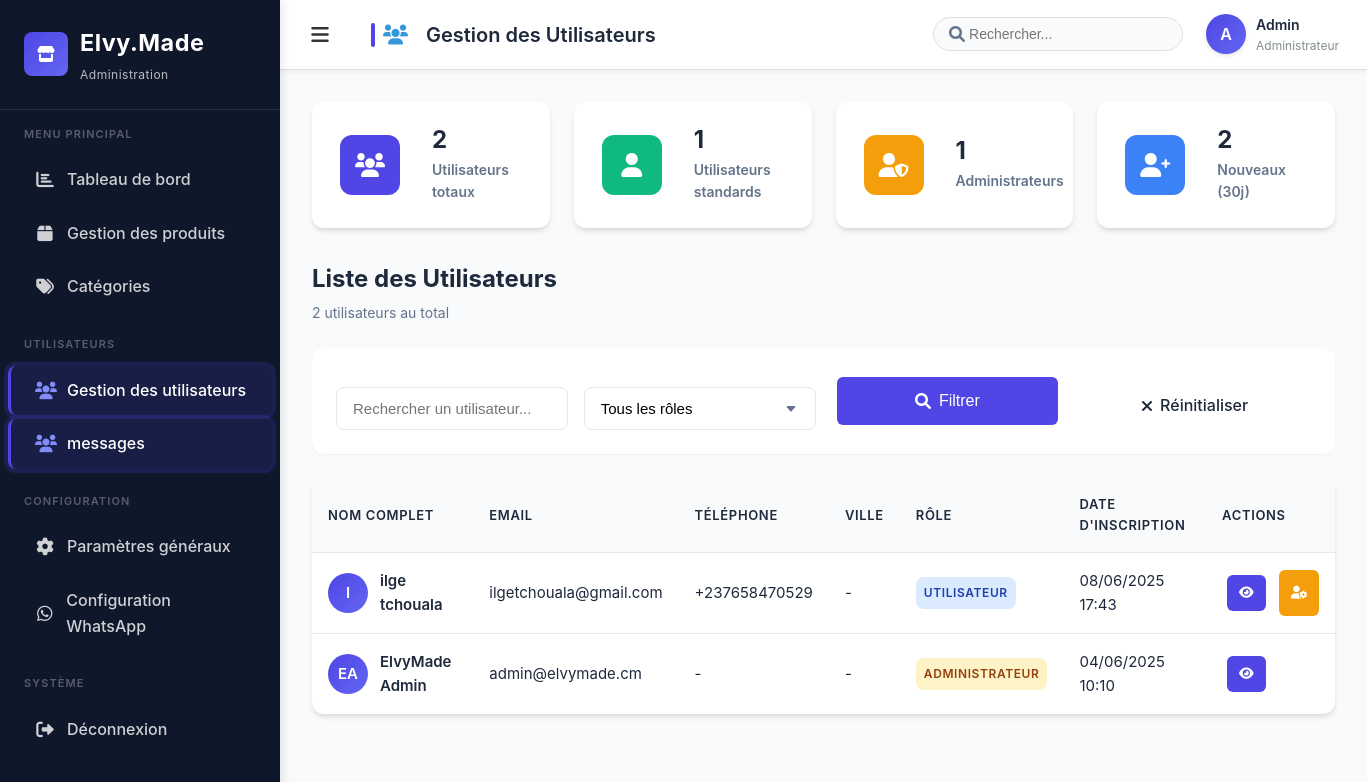
The page /admin/users/list.php (signed in) on the database its author committed.
### tables this page shows
CREATE TABLE `users` (
  `id` int NOT NULL,
  `nom` varchar(100) NOT NULL,
  `prenom` varchar(100) DEFAULT NULL,
  `email` varchar(100) NOT NULL,
  `telephone` varchar(20) DEFAULT NULL,
  `ville` varchar(50) DEFAULT NULL,
  `password` varchar(255) NOT NULL,
  `role` enum('user','admin') DEFAULT 'user',
  `avatar` varchar(255) DEFAULT NULL,
  `email_verified` tinyint(1) DEFAULT '0',
  `status` enum('active','inactive','banned') DEFAULT 'active',
  `created_at` timestamp NULL DEFAULT CURRENT_TIMESTAMP,
  `updated_at` timestamp NULL DEFAULT CURRENT_TIMESTAMP ON UPDATE CURRENT_TIMESTAMP,
  `last_login` datetime DEFAULT NULL COMMENT 'Date et heure de la dernière connexion de l''utilisateur'
);

### includes/functions.php (called while the page is built, shortened)
<?php
function formatDateFrench($date, $format = 'd/m/Y à H:i') {
    $timestamp = strtotime($date);
    return date($format, $timestamp);
}
?>

### admin/users/list.php (the view, shortened to what this page needs)
<?php
require_once '../../includes/functions.php';
$db = getDBConnection();
$search = isset($_GET['search']) ? sanitizeInput($_GET['search']) : '';
$page = isset($_GET['page']) ? max(1, (int)$_GET['page']) : 1;
$items_per_page = 20;
$where_conditions = [];
$params = [];
$where_clause = !empty($where_conditions) ? 'WHERE ' . implode(' AND ', $where_conditions) : '';
$count_sql = "SELECT COUNT(*) FROM users $where_clause";
$count_stmt = $db->prepare($count_sql);
$count_stmt->execute($params);
$total_users = $count_stmt->fetchColumn();
$offset = ($page - 1) * $items_per_page;
$sql = "
    SELECT * FROM users
    $where_clause
    ORDER BY created_at DESC
    LIMIT $items_per_page OFFSET $offset
";
$stmt = $db->prepare($sql);
$stmt->execute($params);
$users = $stmt->fetchAll();
$stats_stmt = $db->query("
    SELECT
        COUNT(*) as total,
        SUM(CASE WHEN role = 'admin' THEN 1 ELSE 0 END) as admins,
        SUM(CASE WHEN role = 'user' THEN 1 ELSE 0 END) as users_count,
        SUM(CASE WHEN created_at >= DATE_SUB(NOW(), INTERVAL 30 DAY) THEN 1 ELSE 0 END) as recent
    FROM users
");
$stats = $stats_stmt->fetch();
?>
<!DOCTYPE html>
<html lang="fr">
<head>
    <link rel="stylesheet" href="../../assets/css/style.css">
    <link rel="stylesheet" href="../../assets/css/admin.css">
    <link rel="stylesheet" href="../../assets/css/responsive.css">
    <link rel="stylesheet" href="https://cdnjs.cloudflare.com/ajax/libs/font-awesome/6.0.0/css/all.min.css">
</head>
<body>
    <div class="admin-layout">
        <?php include '../includes/sidebar.php'; ?>
        <main class="admin-main">
            <?php include '../includes/header.php'; ?>
            <div class="admin-content">
                <div class="stats-grid">
                    <div class="stat-card">
                        <div class="stat-icon primary">
                            <i class="fas fa-users"></i>
                        </div>
                        <div class="stat-content">
                            <h3><?php echo $stats['total']; ?></h3>
                            <p>Utilisateurs totaux</p>
                        </div>
                    </div>
                    <div class="stat-card">
                        <div class="stat-icon success">
                            <i class="fas fa-user"></i>
                        </div>
                        <div class="stat-content">
                            <h3><?php echo $stats['users_count']; ?></h3>
                            <p>Utilisateurs standards</p>
                        </div>
                    </div>
                    <div class="stat-card">
                        <div class="stat-icon warning">
                            <i class="fas fa-user-shield"></i>
                        </div>
                        <div class="stat-content">
                            <h3><?php echo $stats['admins']; ?></h3>
                            <p>Administrateurs</p>
                        </div>
                    </div>
                    <div class="stat-card">
                        <div class="stat-icon info">
                            <i class="fas fa-user-plus"></i>
                        </div>
                        <div class="stat-content">
                            <h3><?php echo $stats['recent']; ?></h3>
                            <p>Nouveaux (30j)</p>
                        </div>
                    </div>
                </div>
                <div class="content-header">
                    <div class="content-title">
                        <h2>Liste des Utilisateurs</h2>
                        <p><?php echo $total_users; ?> utilisateur<?php echo $total_users > 1 ? 's' : ''; ?> au total</p>
                    </div>
                </div>
                <div class="filters-container">
                    <form method="GET" action="list.php" class="filters-form">
                        <div class="filter-group">
                            <input type="text" name="search" placeholder="Rechercher un utilisateur..."
                                value="<?php echo htmlspecialchars($search); ?>" class="filter-input">
                        </div>
                        <div class="filter-group">
                            <select name="role" class="filter-select">
                                <option value="">Tous les rôles</option>
                            </select>
                        </div>
                        <button type="submit" class="btn btn-admin-primary">
                            <i class="fas fa-search"></i>
                            Filtrer
                        </button>
                        <a href="list.php" class="btn btn-admin-outline">
                            <i class="fas fa-times"></i>
                            Réinitialiser
                        </a>
                    </form>
                </div>
                <div class="admin-table-container">
                    <table class="admin-table">
                        <thead>
                            <tr>
                                <th>Nom complet</th>
                                <th>Email</th>
                                <th>Téléphone</th>
                                <th>Ville</th>
                                <th>Rôle</th>
                                <th>Date d'inscription</th>
                                <th>Actions</th>
                            </tr>
                        </thead>
                        <tbody>
                            <?php if (count($users) > 0): ?>
                                <?php foreach ($users as $user): ?>
                                    <tr>
                                        <td>
                                            <div class="user-info">
                                                <div class="user-avatar">
                                                    <?php echo strtoupper(
                                                        (isset($user['prenom']) ? substr($user['prenom'], 0, 1) : '') .
                                                            (isset($user['nom']) ? substr($user['nom'], 0, 1) : '')
                                                    ); ?> </div>
                                                <div class="user-details">
                                                    <strong><?php echo htmlspecialchars($user['prenom'] . ' ' . $user['nom']); ?></strong>
                                                </div>
                                            </div>
                                        </td>
                                        <td><?php echo htmlspecialchars($user['email']); ?></td>
                                        <td><?php echo htmlspecialchars($user['telephone'] ?: '-'); ?></td>
                                        <td><?php echo htmlspecialchars($user['ville'] ?: '-'); ?></td>
                                        <td>
                                            <?php if ($user['role'] === 'admin'): ?>
                                                <span class="badge badge-warning">Administrateur</span>
                                            <?php else: ?>
                                                <span class="badge badge-info">Utilisateur</span>
                                            <?php endif; ?>
                                        </td>
                                        <td><?php echo formatDateFrench($user['created_at'], 'd/m/Y H:i'); ?></td>
                                        <td>
                                            <div class="action-buttons">
                                                <a href="view.php?id=<?php echo $user['id']; ?>"
                                                    class="btn btn-sm btn-admin-primary" title="Voir le profil">
                                                    <i class="fas fa-eye"></i>
                                                </a>
                                                <?php if ($user['id'] != $_SESSION['user_id']): ?>
                                                    <button onclick="toggleUserRole(<?php echo $user['id']; ?>, '<?php echo $user['role']; ?>')"
                                                        class="btn btn-sm btn-admin-warning" title="Changer le rôle">
                                                        <i class="fas fa-user-cog"></i>
                                                    </button>
                                                <?php endif; ?>
                                            </div>
                                        </td>
                                    </tr>
                                <?php endforeach; ?>
                            <?php endif; ?>
                        </tbody>
                    </table>
                </div>
            </div>
        </main>
    </div>
</body>
</html>

### rows shown on the page
users: prenom+nom "I", prenom+nom "ilge tchouala", email "ilgetchouala@gmail.com", telephone "+237658470529", ville "-", role "UTILISATEUR", created_at "08/06/2025 17:43"
users: prenom+nom "EA", prenom+nom "ElvyMade Admin", email "admin@elvymade.cm", telephone "-", ville "-", role "ADMINISTRATEUR", created_at "04/06/2025 10:10"

### other values the page prints
$page_title "Gestion des Utilisateurs"
substr($_SESSION['user_name'], 0, 1) "A"
$_SESSION['user_name'] "Admin"
$stats['total'] "2"
$stats['users_count'] "1"
$stats['admins'] "1"
$stats['recent'] "2"
$total_users "2"
